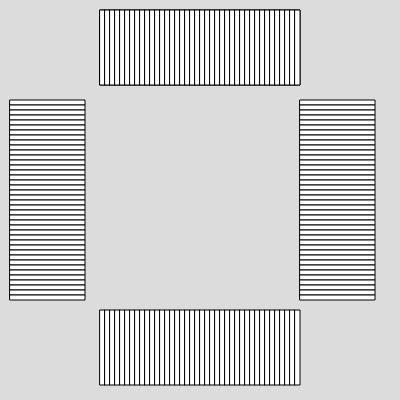
Frame 1 (no input)
Frame 60 (no input): identical to frame 1, image omitted
Frame 120 (the mouse pressed at the canvas centre since frame 60): identical to frame 1, image omitted

The p5.js sketch that drew this single still picture (run headless with seeded random() and noise() and a simulated clock; from frame 60 on, the mouse is pressed at the canvas centre):

// p5.js sketch
// ── sketch.js
function setup() {
  createCanvas(400, 400);

}

function draw() {
  background(220);
  for (x = 100; x < width - 100; x += 5) {

    rect(x, 10, 5, 75);
  }
  
  for (x = 100; x < width - 100; x += 5) {

    rect(10, x, 75, 5);
  }
  
  for (x = 100; x < width - 100; x += 5) {

    rect(300, x, 75, 5);
  }
  
  for (x = 100; x < width - 100; x += 5) {

    rect(x, 10, 5, 75);
  }
  
  for (x = 100; x < width - 100; x += 5) {

    rect(x, 310, 5, 75);
  }
}
